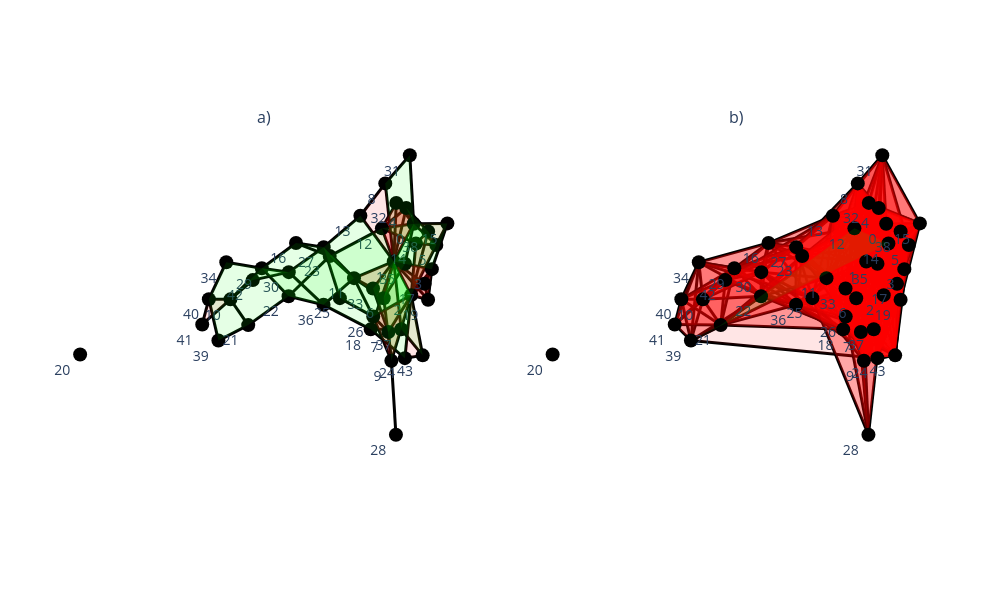

Write notebook code for a chart like this one.
### Code cell
import plotly.graph_objects as go
from plotly.subplots import make_subplots

# Definir tamaño dinámico para los títulos y subtítulos
height = 600
width = 1000  # Ajusté el ancho para 2 subgráficos
font_size = int(height / 50)  # Ajustar tamaño de fuente proporcionalmente al alto de la figura

# Crear subgráficos en una fila
fig = make_subplots(
    rows=1, cols=2,
    subplot_titles=('a)', 'b)'),
    horizontal_spacing=0.05,  # Espacio horizontal entre gráficos
    vertical_spacing=1
)


# Añadir las trazas de cada figura al subgráfico correspondiente
for trace in fig1.data:
    fig.add_trace(trace, row=1, col=1)
for trace in fig2.data:
    fig.add_trace(trace, row=1, col=2)

# Actualizar el diseño del gráfico
fig.update_layout(
    title_x=0.5,  # Centrar el título
    title_y=0.9,
    showlegend=False,  # Ocultar leyenda si no es necesaria
    height=height,        # Altura total del gráfico
    width=width,        # Ancho total del gráfico
    plot_bgcolor='white',  # Fondo blanco para toda la figura
    paper_bgcolor='white',  # Fondo blanco para el área de la figura
    xaxis=dict(showline=False, showgrid=False, zeroline=False, showticklabels=False),
    yaxis=dict(showline=False, showgrid=False, zeroline=False, showticklabels=False),
    xaxis2=dict(showline=False, showgrid=False, zeroline=False, showticklabels=False),
    yaxis2=dict(showline=False, showgrid=False, zeroline=False, showticklabels=False),
    font=dict(size=font_size),  # Ajustar tamaño de fuente proporcional
    title_font=dict(size=int(font_size * 3)),  # Ajustar título más grande proporcionalmente
    margin=dict(t=130, b=140, l=50, r=50),  # Ajustar márgenes para evitar que se encimen los títulos
)

# Guardar la figura en formato SVG sin mostrarla
fig.write_image("visual_complex_R5P_2_subplots.svg", format='svg')
fig
